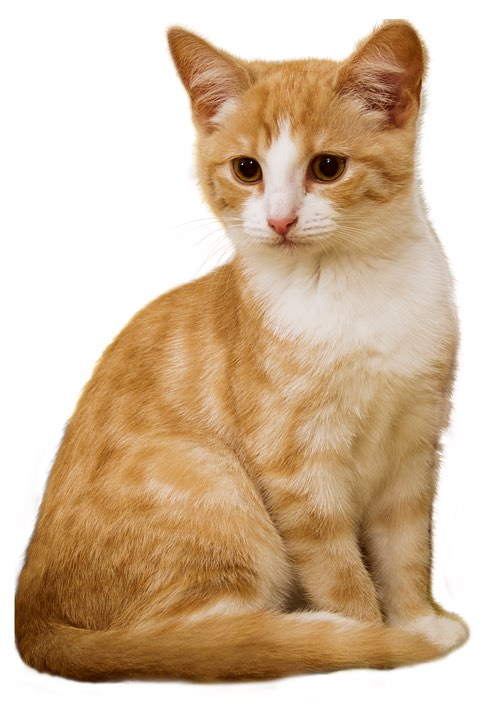
#> input picture Chapter05/pic/cat.jpg, 498 x 720 px
$ python minmaxfilter.py
#> lines starting #> are read from the running program, lines starting #| are printed output that depends on the picture; after the words box and inside, x2 and y2 are one past the last pixel; in counts of white or black regions, pixels touching at a corner belong together
import cv2
import matplotlib.pyplot as plt
import math


def max_filter(image, ksize=3):
    """
    最大值滤波函数
    :param image: 输入要图像
    :param ksize: 模板尺寸
    :return: 滤波结果图像
    """
    border_width = int((ksize-1)/2)  # 边界填充宽度
    # 填充便捷操作
    border_filling = cv2.copyMakeBorder(image,
                                        border_width, border_width, border_width, border_width,
                                        cv2.BORDER_REPLICATE)
    max_image = image.copy()
    for i in range(border_width, border_filling.shape[0]-border_width):
        for j in range(border_width, border_filling.shape[1]-border_width):
            # 读取模板下像素的灰度值
            lists = []
            for s in range(i-border_width, i+border_width+1):
                for t in range(j-border_width, j+border_width+1):
                    lists.append(border_filling[s][t])
            # 选最大值作为输出图像模板中心像素的灰度值
            max_image[i-border_width][i-border_width] = max(lists)
    return max_image


def min_filter(image, ksize=3):
    """
    最小值滤波函数
    :param image:输入图像
    :param ksize:模板尺寸
    :return:滤波结果图像
    """
    border_width = int((ksize-1)/2)  # 边界填充宽度
    # 填充边界操作
    border_filling = cv2.copyMakeBorder(image,
                                        border_width, border_width, border_width, border_width,
                                        cv2.BORDER_REPLICATE)
    # 从[(ksize-1)/2, (ksize-1)/2]开始向右下角进行漫游重合，
    # 到[borderFilling.shape[0]-3, borderFilling.shape[1]-3]停止
    min_image = image.copy()
    for i in range(border_width, border_filling.shape[0]-border_width):
        for j in range(border_width, border_filling.shape[1]-border_width):
            # 读取模板下像素的灰度值
            lists = []
            for s in range(i-border_width, i+border_width+1):
                for t in range(j-border_width, j+border_width+1):
                    lists.append(border_filling[s][t])
            # 选最大值作为输出图像模板中心像素的灰度值
            min_image[i-border_width][j-border_width] = min(lists)
    return min_image


# 显示函数
def show_images(images):
    for i in range(len(images)):
        img = images[i]
        # 行，列，索引
        x = 2
        plt.subplot(x, math.ceil(len(images) / x), i + 1)
        plt.imshow(img, cmap="gray")
        title = "(" + str(i + 1) + ")"
        plt.title(title, fontsize=10)
        plt.xticks([])
        plt.yticks([])
    plt.show()


if __name__ == '__main__':
    image = cv2.imread("../pic/cat.jpg", 0)
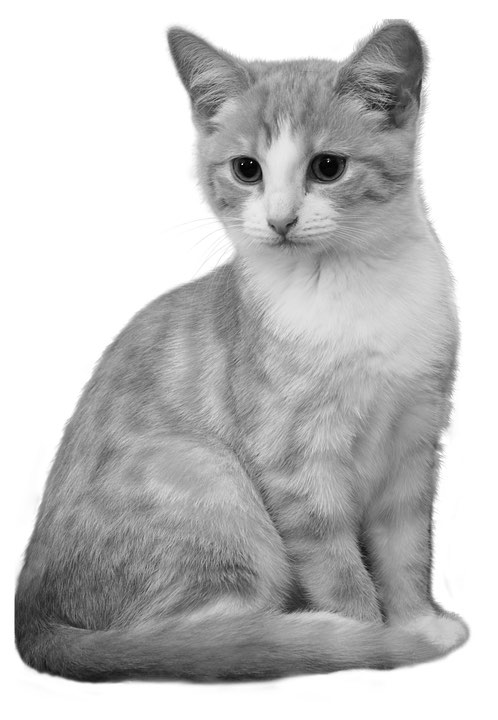
#> image: shape (720, 498); min 0, max 255, mean 193.4
    image = cv2.resize(image, (200, 200))
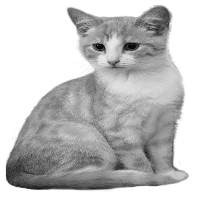
#> image: shape (200, 200); min 2, max 255, mean 193.3
    maxFilter1 = max_filter(image, 3)
#> after the loop in max_filter, `for i in range(border_width, border_filling.shape[0]-border_width):`:
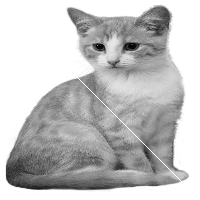
#> max_image: shape (200, 200); 0.27% of pixels changed, all inside (x1, y1, x2, y2) = (64, 64, 183, 183)
    maxFilter2 = max_filter(maxFilter1, 3)
    maxFilter3 = max_filter(maxFilter2, 3)
    minFilter1 = min_filter(image, 3)
#> after the loop in min_filter, `for i in range(border_width, border_filling.shape[0]-border_width):`:
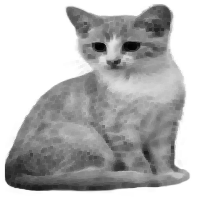
#> min_image: shape (200, 200); min 2, max 255, mean 182.1
    minFilter2 = min_filter(minFilter1, 3)
#> call 2 of min_filter, with ksize = 3
#> after the loop in min_filter (call 2), `for i in range(border_width, border_filling.shape[0]-border_width):`:
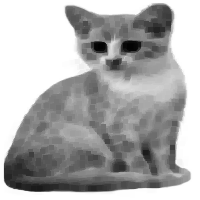
#> min_image: shape (200, 200); min 2, max 255, mean 173.8
    minFilter3 = min_filter(minFilter2, 3)
#> call 3 of min_filter, with ksize = 3
#> in min_filter (call 3), `border_filling = cv2.copyMakeBorder(image, border_width, border_width,..`:
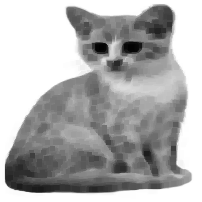
#> border_filling: shape (202, 202); min 2, max 255, mean 175.4
#> after the loop in min_filter (call 3), `for i in range(border_width, border_filling.shape[0]-border_width):`:
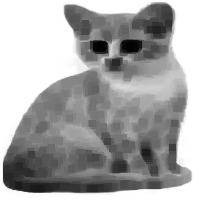
#> min_image: shape (200, 200); min 2, max 255, mean 166.3
    imgs = [image, maxFilter1, maxFilter2, maxFilter3, image, minFilter1, minFilter2, minFilter3]
    show_images(imgs)
#> the loop in show_images, `for i in range(len(images)):` made 8 passes
#> title on passes 1 to 8: '(1)', '(2)', '(3)', '(4)', '(5)', '(6)', '(7)', '(8)'

$ run again, with Chapter05/pic/baboon.jpg copied over Chapter05/pic/cat.jpg
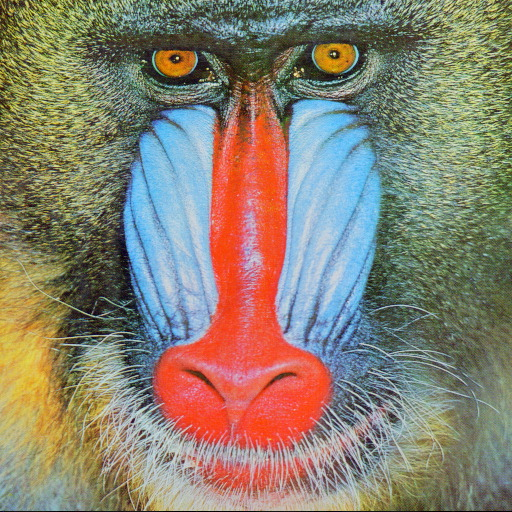
#> input picture Chapter05/pic/baboon.jpg, 512 x 512 px
#> after the loop in max_filter, `for i in range(border_width, border_filling.shape[0]-border_width):`:
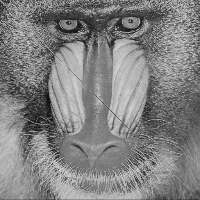
#> max_image: shape (200, 200); min 9, max 216, mean 129.5
#> after the loop in min_filter (call 3), `for i in range(border_width, border_filling.shape[0]-border_width):`:
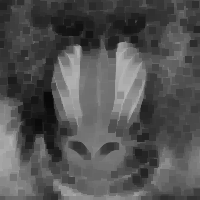
#> min_image: shape (200, 200); min 9, max 184, mean 82.6
#> the loop in show_images, `for i in range(len(images)):` made 8 passes
#> title on passes 1 to 8: '(1)', '(2)', '(3)', '(4)', '(5)', '(6)', '(7)', '(8)'

$ run again, with Chapter05/pic/噪声图像.png saved as Chapter05/pic/cat.jpg
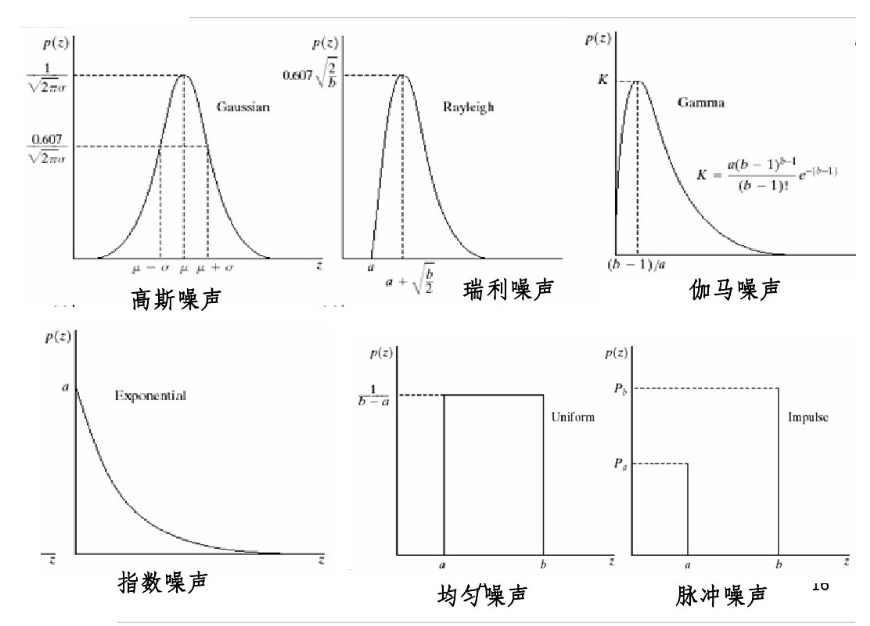
#> input picture Chapter05/pic/噪声图像.png, 870 x 626 px
#> image is the input picture: shape (626, 870); min 0, max 255, mean 247.7
#> image: shape (200, 200)
#> after the loop in min_filter (call 3), `for i in range(border_width, border_filling.shape[0]-border_width):`:
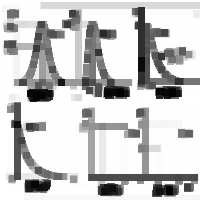
#> min_image: shape (200, 200); min 0, max 255, mean 201.2
#> the loop in show_images, `for i in range(len(images)):` made 8 passes
#> title on passes 1 to 8: '(1)', '(2)', '(3)', '(4)', '(5)', '(6)', '(7)', '(8)'
